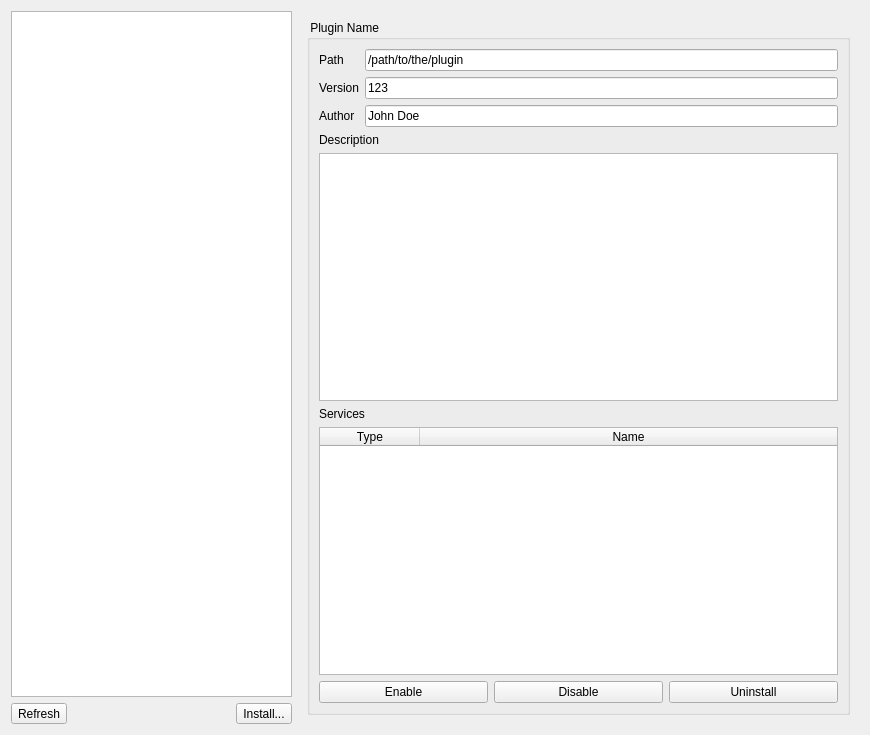
<?xml version="1.0" encoding="UTF-8"?>
<ui version="4.0">
 <class>PluginSettingsWidget</class>
 <widget class="QWidget" name="PluginSettingsWidget">
  <property name="geometry">
   <rect>
    <x>0</x>
    <y>0</y>
    <width>870</width>
    <height>735</height>
   </rect>
  </property>
  <layout class="QHBoxLayout" name="horizontalLayout_2" stretch="1,2">
   <item>
    <layout class="QVBoxLayout" name="verticalLayout">
     <item>
      <widget class="QListWidget" name="list_plugins"/>
     </item>
     <item>
      <layout class="QHBoxLayout" name="horizontalLayout">
       <item>
        <widget class="QToolButton" name="toolButton">
         <property name="toolTip">
          <string>Reload Plugins</string>
         </property>
         <property name="text">
          <string>Refresh</string>
         </property>
         <property name="icon">
          <iconset theme="view-refresh">
           <normaloff>.</normaloff>.</iconset>
         </property>
        </widget>
       </item>
       <item>
        <spacer name="horizontalSpacer">
         <property name="orientation">
          <enum>Qt::Horizontal</enum>
         </property>
         <property name="sizeHint" stdset="0">
          <size>
           <width>40</width>
           <height>20</height>
          </size>
         </property>
        </spacer>
       </item>
       <item>
        <widget class="QToolButton" name="toolButton_2">
         <property name="toolTip">
          <string>Install from file</string>
         </property>
         <property name="text">
          <string>Install...</string>
         </property>
         <property name="icon">
          <iconset theme="install">
           <normaloff>.</normaloff>.</iconset>
         </property>
        </widget>
       </item>
      </layout>
     </item>
    </layout>
   </item>
   <item>
    <widget class="QStackedWidget" name="stacked_widget">
     <property name="currentIndex">
      <number>1</number>
     </property>
     <widget class="QWidget" name="page_noplugin"/>
     <widget class="QWidget" name="page_plugin">
      <layout class="QVBoxLayout" name="verticalLayout_2">
       <item>
        <widget class="QGroupBox" name="widget_plugin">
         <property name="title">
          <string notr="true"> Plugin Name</string>
         </property>
         <layout class="QGridLayout" name="gridLayout">
          <item row="1" column="1">
           <widget class="QLineEdit" name="line_version">
            <property name="text">
             <string>123</string>
            </property>
            <property name="readOnly">
             <bool>true</bool>
            </property>
           </widget>
          </item>
          <item row="0" column="1">
           <widget class="QLineEdit" name="line_plugin_path">
            <property name="text">
             <string notr="true">/path/to/the/plugin</string>
            </property>
            <property name="readOnly">
             <bool>true</bool>
            </property>
           </widget>
          </item>
          <item row="7" column="0" colspan="2">
           <layout class="QHBoxLayout" name="horizontalLayout_3">
            <item>
             <widget class="QPushButton" name="btn_enable">
              <property name="text">
               <string>Enable</string>
              </property>
              <property name="icon">
               <iconset theme="package-install">
                <normaloff>.</normaloff>.</iconset>
              </property>
             </widget>
            </item>
            <item>
             <widget class="QPushButton" name="btn_disable">
              <property name="text">
               <string>Disable</string>
              </property>
              <property name="icon">
               <iconset theme="package-remove">
                <normaloff>.</normaloff>.</iconset>
              </property>
             </widget>
            </item>
            <item>
             <widget class="QPushButton" name="btn_uninstall">
              <property name="text">
               <string>Uninstall</string>
              </property>
              <property name="icon">
               <iconset theme="uninstall">
                <normaloff>.</normaloff>.</iconset>
              </property>
             </widget>
            </item>
           </layout>
          </item>
          <item row="6" column="0" colspan="2">
           <widget class="QTableWidget" name="list_services">
            <property name="selectionMode">
             <enum>QAbstractItemView::NoSelection</enum>
            </property>
            <property name="selectionBehavior">
             <enum>QAbstractItemView::SelectRows</enum>
            </property>
            <property name="showGrid">
             <bool>false</bool>
            </property>
            <attribute name="horizontalHeaderStretchLastSection">
             <bool>true</bool>
            </attribute>
            <attribute name="verticalHeaderVisible">
             <bool>false</bool>
            </attribute>
            <column>
             <property name="text">
              <string>Type</string>
             </property>
            </column>
            <column>
             <property name="text">
              <string>Name</string>
             </property>
            </column>
           </widget>
          </item>
          <item row="0" column="0">
           <widget class="QLabel" name="label">
            <property name="text">
             <string>Path</string>
            </property>
           </widget>
          </item>
          <item row="2" column="1">
           <widget class="QLineEdit" name="line_author">
            <property name="text">
             <string notr="true">John Doe</string>
            </property>
            <property name="readOnly">
             <bool>true</bool>
            </property>
           </widget>
          </item>
          <item row="4" column="0" colspan="2">
           <widget class="QPlainTextEdit" name="description">
            <property name="readOnly">
             <bool>true</bool>
            </property>
           </widget>
          </item>
          <item row="2" column="0">
           <widget class="QLabel" name="label_3">
            <property name="text">
             <string>Author</string>
            </property>
           </widget>
          </item>
          <item row="1" column="0">
           <widget class="QLabel" name="label_2">
            <property name="text">
             <string>Version</string>
            </property>
           </widget>
          </item>
          <item row="3" column="0" colspan="2">
           <widget class="QLabel" name="label_5">
            <property name="text">
             <string>Description</string>
            </property>
           </widget>
          </item>
          <item row="5" column="0" colspan="2">
           <widget class="QLabel" name="label_4">
            <property name="text">
             <string>Services</string>
            </property>
           </widget>
          </item>
         </layout>
        </widget>
       </item>
      </layout>
     </widget>
    </widget>
   </item>
  </layout>
 </widget>
 <resources/>
 <connections>
  <connection>
   <sender>toolButton</sender>
   <signal>clicked()</signal>
   <receiver>PluginSettingsWidget</receiver>
   <slot>refresh_plugins()</slot>
   <hints>
    <hint type="sourcelabel">
     <x>26</x>
     <y>704</y>
    </hint>
    <hint type="destinationlabel">
     <x>135</x>
     <y>809</y>
    </hint>
   </hints>
  </connection>
  <connection>
   <sender>toolButton_2</sender>
   <signal>clicked()</signal>
   <receiver>PluginSettingsWidget</receiver>
   <slot>install_dialog()</slot>
   <hints>
    <hint type="sourcelabel">
     <x>287</x>
     <y>726</y>
    </hint>
    <hint type="destinationlabel">
     <x>279</x>
     <y>835</y>
    </hint>
   </hints>
  </connection>
  <connection>
   <sender>btn_enable</sender>
   <signal>clicked()</signal>
   <receiver>PluginSettingsWidget</receiver>
   <slot>enable_current()</slot>
   <hints>
    <hint type="sourcelabel">
     <x>410</x>
     <y>709</y>
    </hint>
    <hint type="destinationlabel">
     <x>447</x>
     <y>838</y>
    </hint>
   </hints>
  </connection>
  <connection>
   <sender>btn_disable</sender>
   <signal>clicked()</signal>
   <receiver>PluginSettingsWidget</receiver>
   <slot>disable_current()</slot>
   <hints>
    <hint type="sourcelabel">
     <x>591</x>
     <y>709</y>
    </hint>
    <hint type="destinationlabel">
     <x>575</x>
     <y>806</y>
    </hint>
   </hints>
  </connection>
  <connection>
   <sender>btn_uninstall</sender>
   <signal>clicked()</signal>
   <receiver>PluginSettingsWidget</receiver>
   <slot>uninstall_current()</slot>
   <hints>
    <hint type="sourcelabel">
     <x>773</x>
     <y>709</y>
    </hint>
    <hint type="destinationlabel">
     <x>784</x>
     <y>796</y>
    </hint>
   </hints>
  </connection>
  <connection>
   <sender>list_plugins</sender>
   <signal>currentItemChanged(QListWidgetItem*,QListWidgetItem*)</signal>
   <receiver>PluginSettingsWidget</receiver>
   <slot>current_changed(QListWidgetItem*)</slot>
   <hints>
    <hint type="sourcelabel">
     <x>148</x>
     <y>260</y>
    </hint>
    <hint type="destinationlabel">
     <x>339</x>
     <y>902</y>
    </hint>
   </hints>
  </connection>
  <connection>
   <sender>list_plugins</sender>
   <signal>itemClicked(QListWidgetItem*)</signal>
   <receiver>PluginSettingsWidget</receiver>
   <slot>current_changed(QListWidgetItem*)</slot>
   <hints>
    <hint type="sourcelabel">
     <x>83</x>
     <y>161</y>
    </hint>
    <hint type="destinationlabel">
     <x>94</x>
     <y>858</y>
    </hint>
   </hints>
  </connection>
 </connections>
 <slots>
  <slot>refresh_plugins()</slot>
  <slot>install_dialog()</slot>
  <slot>enable_current()</slot>
  <slot>disable_current()</slot>
  <slot>uninstall_current()</slot>
  <slot>current_changed(QListWidgetItem*)</slot>
 </slots>
</ui>
